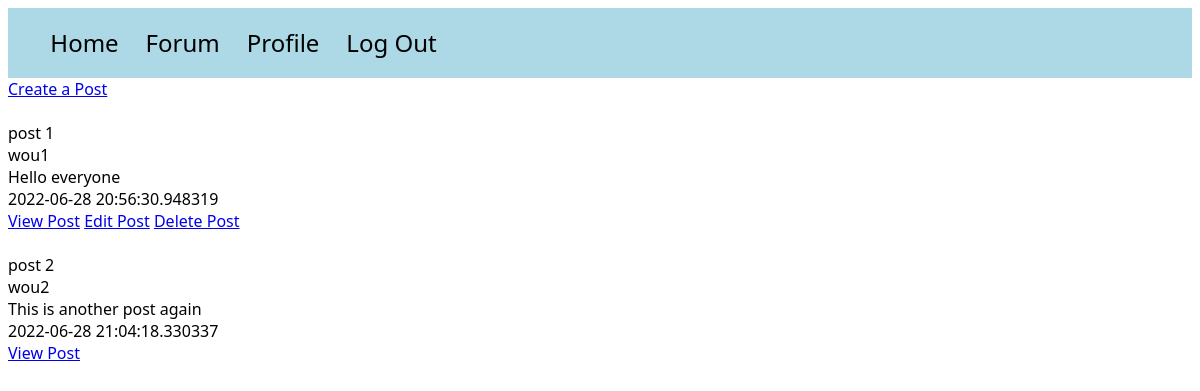
/posts (signed in), run on the app's committed database.
### models.py (models this page shows)
class Post(db.Model):
    id = db.Column(db.Integer, primary_key=True)
    title = db.Column(db.String(100))
    content = db.Column(db.Text)
    poster_id = db.Column(db.Integer, db.ForeignKey(User.id))
    date_posted = db.Column(db.DateTime, default=datetime.utcnow)
    slug = db.Column(db.String(256))
    comments = db.relationship('Comment', backref='commented_post')

class User(UserMixin, db.Model):
    id = db.Column(db.Integer, primary_key=True)
    email = db.Column(db.String(100), unique=True)
    password = db.Column(db.String(100))
    name = db.Column(db.String(1000))
    last_seen = db.Column(db.String(100))
    posts = db.relationship('Post', backref='poster')

### app.py (the view)
@app.route('/posts')
@login_required
def posts():
    posts = Post.query.order_by(Post.date_posted)
    return render_template("posts.html", posts=posts)

### app.py (called while the page is built)
@login_manager.user_loader
def load_user(user_id):
    try:
        return User.query.get(int(user_id))
    except:
        return None

### templates/posts.html (shortened to what this page needs)
<!DOCTYPE html>
<html lang="en">
<head>
</head>
<link rel="stylesheet" href="/static/style.css">
<body>
<div id="navbar">
    <ul>
        <a href="{{ url_for('home') }}"><li>Home</li></a>
        <a href="{{ url_for('posts') }}"><li>Forum</li></a>
        {% if current_user.is_authenticated %}
        <a href="{{ url_for('main.profile') }}"><li>Profile</li></a>
        {% endif %}
        {% if current_user.is_authenticated %}
        <a href="{{ url_for('auth.logout') }}"><li>Log Out</li></a>
        {% endif %}
    </ul>
</div>
<a href="{{ url_for('write_post') }}">Create a Post</a><br><br>
{% for post in posts %}
    {{ post.title }}<br>
    {{ post.poster.name }}<br>
    {{ post.content }}<br>
    {{ post.date_posted }}<br>
    <a href="{{ url_for('post', id=post.id) }}">View Post</a>
    {% if current_user.id == post.poster_id %}
    <a href="{{ url_for('edit_post', id=post.id) }}">Edit Post</a>
    <a href="{{ url_for('delete_post', id=post.id) }}">Delete Post</a>
    {% endif %}
    <br><br>
{% endfor %}
</body>
</html>

### static/style.css (style rules this page uses)
* { font-family: Segoe UI; }
#navbar { background-color: lightblue; padding: 0.2%; }
li { font-size: 1.5em; text-decoration: none; color: black; display: inline-block; padding-right: 2%; }

### data on the page
Post: title "post 1", poster.name "wou1", content "Hello everyone", date_posted "2022-06-28 20:56:30.948319"
Post: title "post 2", poster.name "wou2", content "This is another post again", date_posted "2022-06-28 21:04:18.330337"
